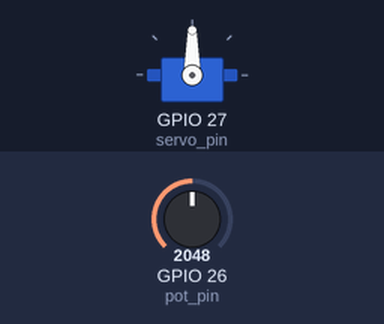
Bench run of a sketch on a simulated ESP32. Parts: servo. Inputs (shaded band) come from the test bench; at power-on: GPIO 26 (pot_pin) = 2048.

Above: at 2.2 s.
2.3 s: GPIO 26 (pot_pin) set to 2866
At 2.9 s:
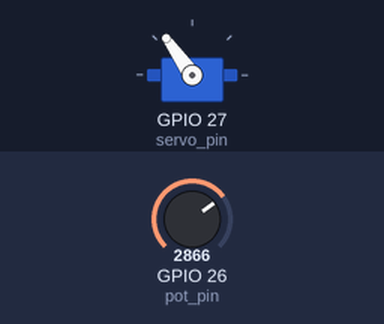
3.8 s: GPIO 26 (pot_pin) set to 3603
At 5.0 s:
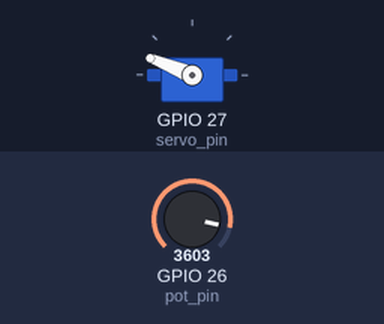
5.3 s: GPIO 26 (pot_pin) set to 4095
At 6.3 s:
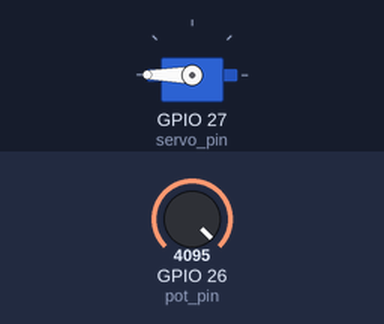
6.8 s: GPIO 26 (pot_pin) set to 1228
At 7.4 s:
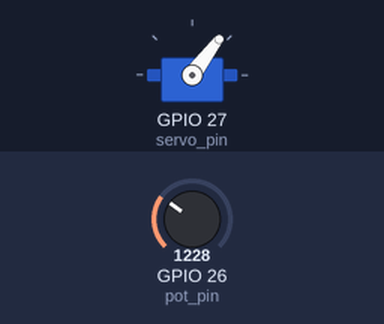
8.3 s: GPIO 26 (pot_pin) set to 491
At 8.6 s:
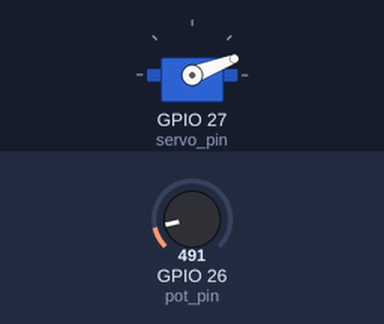
9.8 s: GPIO 26 (pot_pin) set to 0
At 10.9 s:
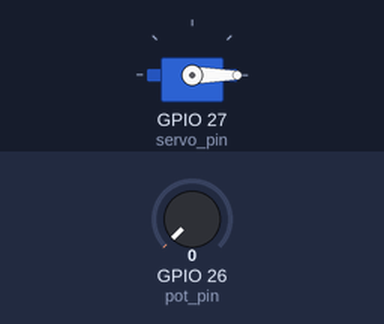
Timing chart, 0 to 12.3 s (numbered marks = the images above; inputs shaded):
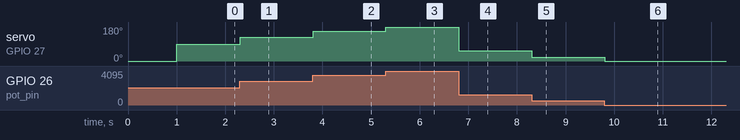

Measured:
- after the input at 2.3 s, servo on GPIO 27 (servo_pin): 90° → 125° at once
- after the input at 3.8 s, servo on GPIO 27 (servo_pin): 125° → 158° at once
- after the input at 5.3 s, servo on GPIO 27 (servo_pin): 158° → 180° at once
- after the input at 6.8 s, servo on GPIO 27 (servo_pin): 180° → 53° at once
- after the input at 8.3 s, servo on GPIO 27 (servo_pin): 53° → 21° at once
- after the input at 9.8 s, servo on GPIO 27 (servo_pin): 21° → 0° at once

The sketch:

PSMSA.ino
```cpp
#include <ESP32Servo.h>

const byte servo_pin = 27;
const byte pot_pin = 26;

Servo servo;

void setup(){

  Serial.begin(115200);
  servo.attach(servo_pin);
  servo.write(0);
  delay(1000);
}

void loop(){

  int pot = analogRead(pot_pin);
  int angle = map(pot , 0 , 4095 , 0 , 180);
  servo.write(angle);

  //  for better working of simulator
  delay(10);
}
```
